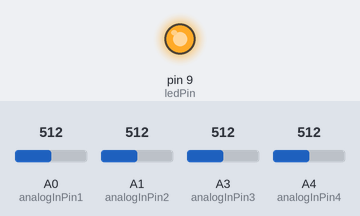
Bench run of a sketch on a simulated Arduino Uno, built with avr-gcc and run on an emulated ATmega328P. Parts: output pins drawn as LEDs (lit = HIGH). The inputs (shaded band) are chosen by the test bench; at power-on: A4 (analogInPin4) = 512, A0 (analogInPin1) = 512, A1 (analogInPin2) = 512, A3 (analogInPin3) = 512.

Above: at 1.2 s.
1.3 s: A4 (analogInPin4) set to 317
2.8 s: A4 (analogInPin4) set to 290
At 4.0 s:
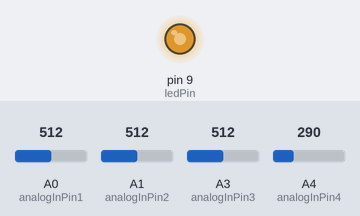
4.3 s: A4 (analogInPin4) set to 306
At 5.3 s:
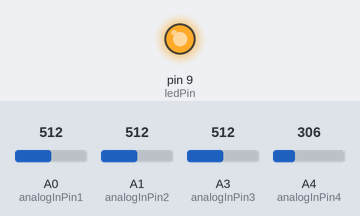
5.8 s: A4 (analogInPin4) set to 30
At 6.4 s:
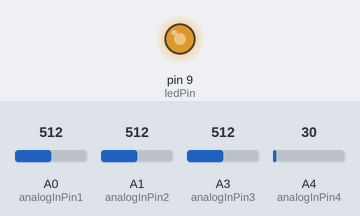
7.3 s: A4 (analogInPin4) set to 310
At 7.6 s:
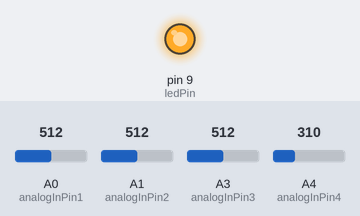
Timing chart, 0 to 9.8 s (numbered marks = the images above; inputs shaded):
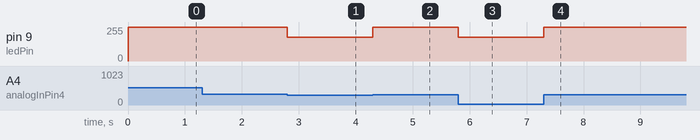

The sketch:

MotorControl.ino
```cpp
int ledPin = 9;      // LED connected to digital pin 9
// int analogPin = 3;   // potentiometer connected to analog pin 3
int val = 0;         // variable to store the read value
const int analogInPin1 = A0;
const int analogInPin2 = A1;
const int analogInPin3 = A3;
const int analogInPin4 = A4;

int sensorValue1 = 0;
int sensorValue2 = 0;
int sensorValue3 = 0;
int sensorValue4 = 0;
int foo = 0;
int hello = 0;

void setup()
{
  pinMode(ledPin, OUTPUT);   // sets the pin as output
}

void loop()
{
  sensorValue1 = analogRead(analogInPin1);
  sensorValue2 = analogRead(analogInPin2);
  sensorValue3 = analogRead(analogInPin3);
  sensorValue4 = analogRead(analogInPin4);
  // map it to the range of the analog out:
  //outputValue = map(sensorValue, 0, 1023, 0, 255);
  // change the analog out value:
  //analogWrite(analogOutPin, outputValue);

  // print the results to the serial monitor:
  Serial.print("sensor1 = " );
  Serial.println(sensorValue1);
  Serial.println(sensorValue2);
  Serial.println(sensorValue3);
  Serial.println(sensorValue4);

  hello = sensorValue4;

  if (hello < 300)
      foo = 180;

      else
          foo = 255;

  //val = analogRead(analogPin);   // read the input pin
  analogWrite(ledPin, foo);  // analogRead values go from 0 to 1023, analogWrite values from 0 to 255
}
```

Measured:
- the behaviour switches between 300 and 299 on A4 (analogInPin4) (found by bisection; images 0 and 1)
- after the input at 1.3 s, every drawn part: stays the same
- after the input at 2.8 s, pin 9 (ledPin): 255/255 → 180/255 at once
- after the input at 4.3 s, pin 9 (ledPin): 180/255 → 255/255 at once
- after the input at 5.8 s, pin 9 (ledPin): 255/255 → 180/255 at once
- after the input at 7.3 s, pin 9 (ledPin): 180/255 → 255/255 at once
